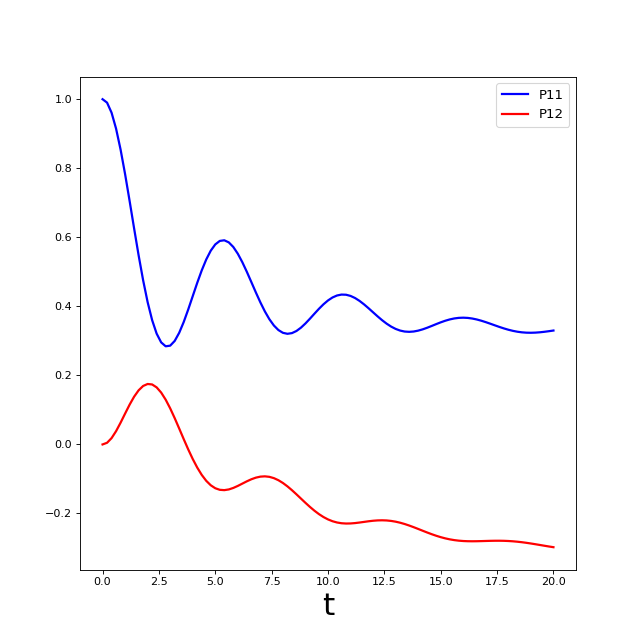

The Python source for this figure:
# Define the operators that measure the populations of the two
# system states:
P11p = basis(2,0) * basis(2,0).dag()
P22p = basis(2,1) * basis(2,1).dag()

# Define the operator that measures the 0, 1 element of density matrix
# (corresonding to coherence):
P12p = basis(2,0) * basis(2,1).dag()

# Run the solver:
tlist = np.linspace(0, 20, 101)
result = solver.run(rho0, tlist, e_ops={"11": P11p, "22": P22p, "12": P12p})

# Plot the results:
fig, axes = plt.subplots(1, 1, sharex=True, figsize=(8,8))
axes.plot(result.times, result.expect["11"], 'b', linewidth=2, label="P11")
axes.plot(result.times, result.expect["12"], 'r', linewidth=2, label="P12")
axes.set_xlabel(r't', fontsize=28)
axes.legend(loc=0, fontsize=12)
